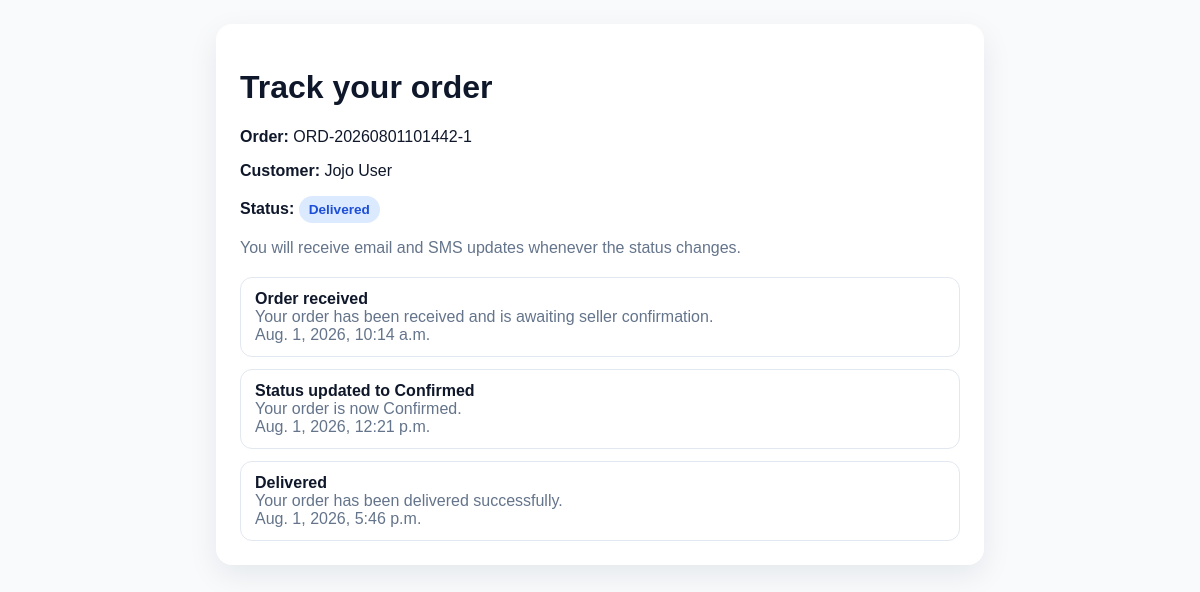
The page /track/ORD-20260801101442-1/ on the database as committed earlier.
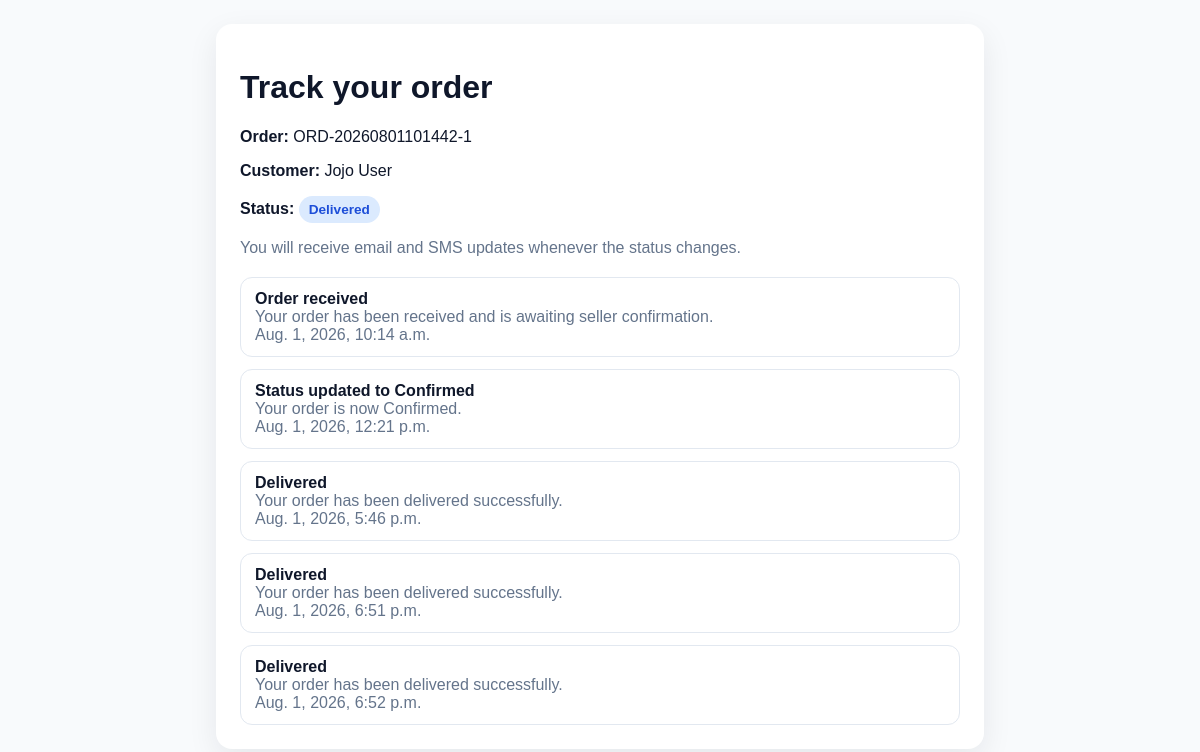
The same page on the database as committed later.
### store/models.py (models this page shows, shortened)
class Order(models.Model):
    PAYMENT_STATUS_CHOICES = [
        ('Pending', 'Pending'),
        ('Paid', 'Paid'),
        ('Failed', 'Failed'),
    ]
    PAYMENT_METHOD_CHOICES = [
        ('PAY_ON_DELIVERY', 'Pay on Delivery'),
        ('MTN_MOBILE_MONEY', 'MTN Mobile Money'),
        ('AIRTEL_MONEY', 'Airtel Money'),
        ('BANK_TRANSFER', 'Bank Transfer'),
    ]
    ORDER_STATUS_CHOICES = [
        ('Pending', 'Pending'),
        ('Confirmed', 'Confirmed'),
        ('Processing', 'Processing'),
        ('Packed', 'Packed'),
        ('Out for Delivery', 'Out for Delivery'),
        ('Delivered', 'Delivered'),
        ('Cancelled', 'Cancelled'),
    ]
    customer = models.ForeignKey(Customer, on_delete=models.CASCADE, related_name='orders')
    order_number = models.CharField(max_length=50, unique=True)
    total_amount = models.DecimalField(max_digits=10, decimal_places=2, default=0.00)
    delivery_fee = models.DecimalField(max_digits=10, decimal_places=2, default=0.00)
    discount = models.DecimalField(max_digits=10, decimal_places=2, default=0.00)
    tax = models.DecimalField(max_digits=10, decimal_places=2, default=0.00)
    payment_method = models.CharField(max_length=30, choices=PAYMENT_METHOD_CHOICES, default='PAY_ON_DELIVERY')
    payment_status = models.CharField(max_length=20, choices=PAYMENT_STATUS_CHOICES, default='Pending')
    order_status = models.CharField(max_length=25, choices=ORDER_STATUS_CHOICES, default='Pending')
    delivery_address = models.TextField(blank=True, null=True)
    phone_number = models.CharField(max_length=20, blank=True, null=True)
    notes = models.TextField(blank=True, null=True)
    order_date = models.DateTimeField(default=timezone.now)
    created_at = models.DateTimeField(auto_now_add=True)
    updated_at = models.DateTimeField(auto_now=True)
    class Meta:
        db_table = 'orders'

class User(AbstractUser):
    username = None
    email = models.EmailField(unique=True)
    phone_number = models.CharField(max_length=20, blank=True, null=True)
    role = models.CharField(
        max_length=20,
        choices=[('Admin', 'Admin'), ('Seller', 'Seller'), ('Customer', 'Customer')],
        default='Customer',
    )
    profile_image = models.URLField(blank=True, null=True)
    is_active = models.BooleanField(default=True)
    last_login = models.DateTimeField(blank=True, null=True)
    created_at = models.DateTimeField(auto_now_add=True)
    updated_at = models.DateTimeField(auto_now=True)
    USERNAME_FIELD = 'email'
    REQUIRED_FIELDS = []
    objects = UserManager()
    class Meta:
        db_table = 'users'

class OrderStatusHistory(models.Model):
    order = models.ForeignKey(Order, on_delete=models.CASCADE, related_name='status_history')
    status = models.CharField(max_length=25, choices=Order.ORDER_STATUS_CHOICES, default='Processing')
    title = models.CharField(max_length=100, blank=True, null=True)
    detail = models.TextField(blank=True, null=True)
    created_at = models.DateTimeField(auto_now_add=True)
    updated_at = models.DateTimeField(auto_now=True)
    class Meta:
        db_table = 'order_status_history'
        ordering = ['created_at']

### store/views.py (the view)
# urls.py: path('track/<str:order_number>/', views.order_tracking_page, name='order_tracking'),
def order_tracking_page(request, order_number):
    order = Order.objects.select_related('customer__user').filter(order_number=order_number).first()
    if not order:
        return render(request, 'order_tracking.html', {'order': None, 'not_found': True}, status=404)
    history = order.status_history.all()
    return render(request, 'order_tracking.html', {
        'order': order,
        'customer': order.customer.user,
        'history': history,
        'tracking_url': _build_tracking_url(order),
        'not_found': False,
    })

### store/views.py (called while the page is built)
def _build_tracking_url(order):
    base_url = (getattr(settings, 'ORDER_TRACKING_BASE_URL', '') or getattr(settings, 'TRACKING_BASE_URL', '') or '').strip()
    if not base_url:
        return None
    if not base_url.endswith('/'):
        base_url = f'{base_url}/'
    return f'{base_url}{order.order_number}'

### templates/order_tracking.html (shortened to what this page needs)
<!DOCTYPE html>
<html lang="en">
  <head>
  </head>
  <body>
    <div class="card">
      {% if not_found %}
        <h1>Order not found</h1>
        <p class="muted">We could not find a tracking record for that order number.</p>
      {% else %}
        <h1>Track your order</h1>
        <p><strong>Order:</strong> {{ order.order_number }}</p>
        <p><strong>Customer:</strong> {{ customer.get_full_name|default:customer.email }}</p>
        <p><strong>Status:</strong> <span class="pill">{{ order.order_status }}</span></p>
        <p class="muted">You will receive email and SMS updates whenever the status changes.</p>
        <div class="history">
          {% for item in history %}
            <div class="entry">
              <div><strong>{{ item.title }}</strong></div>
              <div class="muted">{{ item.detail }}</div>
              <div class="muted">{{ item.created_at }}</div>
            </div>
          {% empty %}
            <div class="entry">No tracking history has been recorded yet.</div>
          {% endfor %}
        </div>
      {% endif %}
    </div>
  </body>
</html>

### templates/order_tracking.html (style rules this page uses)
body { font-family: Arial, sans-serif; margin: 0; padding: 24px; background: #f8fafc; color: #0f172a; }
.card { max-width: 720px; margin: 0 auto; background: white; border-radius: 16px; padding: 24px; box-shadow: 0 10px 30px rgba(15, 23, 42, 0.08); }
.pill { display: inline-block; padding: 6px 10px; border-radius: 999px; font-size: 0.85rem; font-weight: 700; background: #dbeafe; color: #1d4ed8; }
.history { margin-top: 20px; display: grid; gap: 12px; }
.entry { border: 1px solid #e2e8f0; border-radius: 12px; padding: 12px 14px; }
.muted { color: #64748b; }

Rows that differ between the two databases and show on the page:
added OrderStatusHistory: title "Delivered", detail "Your order has been delivered successfully.", created_at "Aug. 1, 2026, 6:51 p.m."
added OrderStatusHistory: title "Delivered", detail "Your order has been delivered successfully.", created_at "Aug. 1, 2026, 6:52 p.m."
